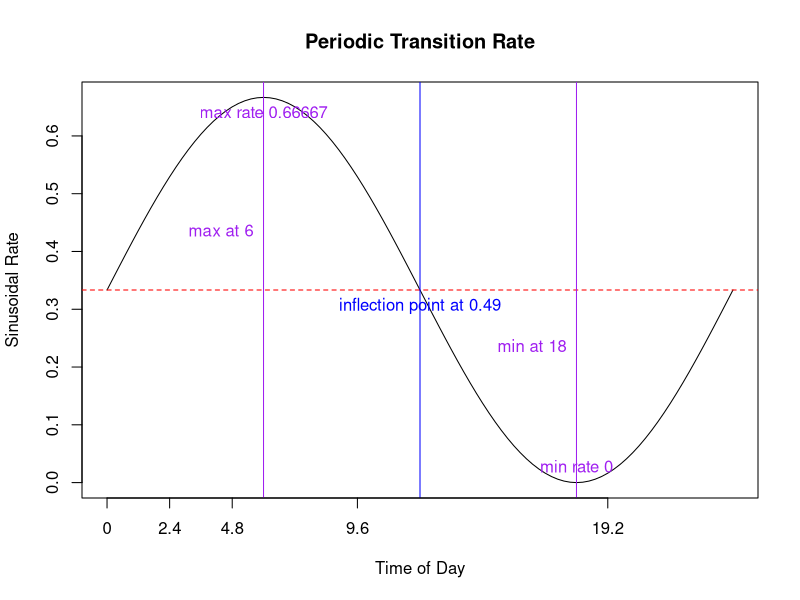

Source code (R): (Note: this script raises an error after producing the figure.)
rm(list=ls());gc()


# follows notation from "Mt/G/inf Queues with Sinuoidal Arrival Rates (Eick, Massey, Whitt 1993)
# parameterized in days (hence psi=1 as denominator in sin curve)
sinRate <- function(t,alpha,lambda,off=0){
  if(abs(alpha)>1){stop("alpha parameter must be |alpha| <= 1")}
  lambda + lambda*alpha*sin((2*pi*t-(off/24))/1)
}

oneDay = seq(from=0,to=1,by=0.01)

lambdaMean = 1/3
sinCurve = sinRate(t=oneDay,alpha = 1,lambda = lambdaMean,off = 0)

plot({
  sinCurve
},type="l",xaxt="n",xlab = "Time of Day",ylab = "Sinusoidal Rate",main = "Periodic Transition Rate")
abline(h = lambdaMean,lty = 2,col="red")
abline(v = which.max(sinCurve),col = "purple")
text(x = which.max(sinCurve),y = lambdaMean+0.1,labels = paste0("max at ",oneDay[which.max(sinCurve)]*24),pos = 2,col="purple")
text(x = which.max(sinCurve),y = max(sinCurve),labels = paste0("max rate ",round(max(sinCurve),5)),pos = 1, col = "purple")
abline(v = which.min(sinCurve),col = "purple")
text(x = which.min(sinCurve),y = lambdaMean-0.1,labels = paste0("min at ",oneDay[which.min(sinCurve)]*24),pos = 2,col="purple")
text(x = which.min(sinCurve),y = min(sinCurve),labels = paste0("min rate ",round(min(sinCurve),5)),pos = 3, col = "purple")

inflexPts = rle(sign(diff(diff(sinCurve))))$lengths
for(i in 2:length(inflexPts)){
  pt = mean(rle(sign(diff(diff(sinCurve))))$lengths[i-1] + 1)
  abline(v = pt,col = "blue")
  text(x = pt,y = lambdaMean,pos = 1,col = "blue",labels = paste0("inflection point at ",oneDay[rle(sign(diff(diff(sinCurve))))$lengths[i-1]]))
}

axis(side = 1,at = which(oneDay%%0.1==0) ,labels = oneDay[oneDay%%0.1==0] * 24)


# gammaMosquito: a mosquito whose time-to-event (waiting time) distributions follow the Gamma(N,rate) distribution to reduce variance
gammaMosquito <- function(N=5,alpha=1,off=0){

  states = vector(mode = "list",length = 100)
  times = vector(mode = "list",length = 100)
  duration = vector(mode = "list",length = 100)

  times[[1]] = 0
  states[[1]] = "B"

  i = 2
  while(states[[i-1]]!="D"){

    print(paste0("iteration: ",i, " tNow: ",times[[i-1]]))
    switch(EXPR = states[[i-1]],
           B = {

             # diurnal forcing
             tNow = (times[[i-1]] %% 1)

             # duration of time until next event
             tDur = rgamma(n = 1,shape = N,rate = sinRate(t = tNow,alpha = alpha,lambda = Btime,off = off)*N)
             duration[[i-1]] = tDur

             # time of next event
             times[[i]] = times[[i-1]] + tDur

             # choose next event
             # pDie = pgamma(q = tDur,shape = N,rate = g*N)
             # pDie = pexp(q = tDur, rate = -log(1-g)) # if i was exponentially distributed...
             # pDie = pgamma(q = tDur, shape = N, rate = (-log(1-g))*N) # ... but i'm a gamma
             pDie = g*tDur
             if(runif(1) < pDie){
               states[[i]] = "D"
             } else {
               states[[i]] = "R"
             }

           },
           R = {

             # diurnal forcing
             tNow = (times[[i-1]] %% 1)

             # duration of time until next event
             tDur = rgamma(n = 1,shape = N,rate = sinRate(t = tNow,alpha = alpha,lambda = Rtime,off = off)*N)
             duration[[i-1]] = tDur

             # time of next event
             times[[i]] = times[[i-1]] + tDur

             # choose next event
             # pDie = pgamma(q = tDur,shape = N,rate = g*N)
             # pDie = pexp(q = tDur, rate = -log(1-g)) # if i was exponentially distributed...
             # pDie = pgamma(q = tDur, shape = N, rate = (-log(1-g))*N) # ... but i'm a gamma
             pDie = g*tDur
             if(runif(1) < pDie){
               states[[i]] = "D"
             } else {
               states[[i]] = "O"
             }

           },
           O = {

             # diurnal forcing
             tNow = (times[[i-1]] %% 1)

             # duration of time until next event
             tDur = rgamma(n = 1,shape = N,rate = sinRate(t = tNow,alpha = alpha,lambda = Otime,off = off)*N)
             duration[[i-1]] = tDur

             # time of next event
             times[[i]] = times[[i-1]] + tDur

             # choose next event
             # pDie = pgamma(q = tDur,shape = N,rate = g*N)
             # pDie = pexp(q = tDur, rate = -log(1-g)) # if i was exponentially distributed...
             # pDie = pgamma(q = tDur, shape = N, rate = (-log(1-g))*N) # ... but i'm a gamma
             pDie = g*tDur
             if(runif(1) < pDie){
               states[[i]] = "D"
             } else {
               states[[i]] = "B"
             }

           },
           {stop(paste0("unrecognized state",states[[i-1]]))}
    )

    i = i+1
  }
  return(list(
    states=unlist(Filter(Negate(is.null),states)),
    times=unlist(Filter(Negate(is.null),times)),
    duration=unlist(Filter(Negate(is.null),duration))
  ))
}


Btime = 1/1
Rtime = 1/1
Otime = 1/1
g = 1/12

mosyOut = gammaMosquito(N = 1,alpha = 1,off = 0)
plotMosyOut(mosyOut)

cohort = parallel::mclapply(X = 1:1e4,FUN = function(x){gammaMosquito(N=1,alpha=1)})



avgLife = vapply(X = cohort,FUN = function(x){
  tail(x$times,1)
},FUN.VALUE = numeric(1),USE.NAMES = FALSE)
mean(avgLife)
median(avgLife)


# solveGamma <- function(p,shape,rate){
#   1 - exp(-integrate(f = function(s){
#     dgamma(x = s,shape = shape,rate = rate) / 1 - pgamma(q = s,shape = shape,rate = rate)
#   },lower = 0,upper = 1)) - p
# }
# 
# 1 - exp(-integrate(f = function(s,shape,rate){
#   dgamma(x = s,shape = shape,rate = rate) / 1 - pgamma(q = s,shape = shape,rate = rate)
# },lower = 0,upper = 1,shape=shape,rate=rate))
# 
# 
# 1 - exp(-integrate(f = function(s,rate){
#   dexp(x = s,rate = rate) / 1 - pexp(q = s,rate = rate)
# },lower = 0,upper = 1,rate=rate)$value)

###############################################################################
# Old Hazard Forcing
###############################################################################








t=seq(from=0,to=24*60,by=0.01)

hourGrain = 120
xHours = which(t %% hourGrain == 0)
plot({
  (sin((2*pi*t)/1440) + 1)
},type="l",ylim=c(0,2),ylab="Relative Activity Levels",xlab="Time of Day",main="Mosquito Diurnal Forcing",xaxt="n")
abline(h = 1,lty = 2)
axis(side = 1,at = xHours,labels = paste0(t[xHours]/60,":00"))


# t: tNow
# o: offset (in hours)
hazFunc <- function(t,avgRate,offset=-2,scaling=0.25){
  (sin((2*pi*(t-offset*60))/1440)*scaling + 1) * avgRate
}
hazCurve = hazFunc(t = t,avgRate = 1/3,offset = 0)
plot(hazCurve,type="l",ylim=c(0,2),ylab="Relative Activity Levels",xlab="Time of Day",main="Mosquito Diurnal Forcing",xaxt="n")
abline(h = 1,lty = 2)
axis(side = 1,at = xHours,labels = paste0(t[xHours]/60,":00"))


Btime = 1/3
Rtime = 1/3
Otime = 1/3
g = 1/12

exponentialMosquito <- function(o=0,scaling=0.25){

  states = vector(mode = "list",length = 100)
  times = vector(mode = "list",length = 100)
  duration = vector(mode = "list",length = 100)

  times[[1]] = 0
  states[[1]] = "B"

  i = 2
  while(states[[i-1]]!="D"){

    print(paste0("iteration: ",i, " tNow: ",times[[i-1]]))
    switch(EXPR = states[[i-1]],
           B = {

             # diurnal forcing
             tNow = (times[[i-1]] %% 1)*24*60

             # duration of time until next event
             tDur = rexp(n = 1,rate = hazFunc(t = tNow,avgRate = Btime,offset = o,scaling = scaling))
             duration[[i-1]] = tDur

             # time of next event
             times[[i]] = times[[i-1]] + tDur

             # choose next event
             pDie = g*tDur
             if(runif(1) < pDie){
               states[[i]] = "D"
             } else {
               states[[i]] = "R"
             }

           },
           R = {

             # diurnal forcing
             tNow = (times[[i-1]] %% 1)*24*60

             # duration of time until next event
             tDur = rexp(n = 1,rate = hazFunc(t = tNow,avgRate = Rtime,offset = o,scaling = scaling))
             duration[[i-1]] = tDur

             # time of next event
             times[[i]] = times[[i-1]] + tDur

             # choose next event
             pDie = g*tDur
             if(runif(1) < pDie){
               states[[i]] = "D"
             } else {
               states[[i]] = "O"
             }

           },
           O = {

             # diurnal forcing
             tNow = (times[[i-1]] %% 1)*24*60

             # duration of time until next event
             tDur = rexp(n = 1,rate = hazFunc(t = tNow,avgRate = Otime,offset = o,scaling = scaling))
             duration[[i-1]] = tDur

             # time of next event
             times[[i]] = times[[i-1]] + tDur

             # choose next event
             pDie = g*tDur
             if(runif(1) < pDie){
               states[[i]] = "D"
             } else {
               states[[i]] = "B"
             }

           },
           {stop(paste0("unrecognized state",states[[i-1]]))}
    )

    i = i+1
  }
  return(list(
      states=unlist(Filter(Negate(is.null),states)),
      times=unlist(Filter(Negate(is.null),times)),
      duration=unlist(Filter(Negate(is.null),duration))
    ))
}


out = exponentialMosquito()
plotMosyOut(out,Btime,Rtime,Otime)


plotMosyOut = function(out,Btime,Rtime,Otime,scaling=0.25,o=0){

  tMax = ceiling(max(out$times))
  tSeq = seq(from=0,to=tMax*24*60,by=0.1)

  daySeq = vapply(X = 0:(tMax-1),FUN = function(x){x*24*60},FUN.VALUE = numeric(1),USE.NAMES = FALSE)

  # plot the diurnal forcing used
  hourGrain = 60*12
  xHours = which(tSeq %% hourGrain == 0)
  hazCurveB = hazFunc(t = tSeq,avgRate = Btime,offset = o,scaling = scaling)
  plot(x=tSeq,y=hazCurveB,type="l",ylim=c(0,2),ylab="Relative Activity Levels",xlab="Time of Day",main="Mosquito Diurnal Forcing",xaxt="n",col="red")
  abline(h = Btime,lty = 2,col="red")
  hazCurveR = hazFunc(t = tSeq,avgRate = Rtime,offset = o,scaling = scaling)
  lines(x=tSeq,y = hazCurveR,col="blue")
  abline(h = Rtime,lty =2,col="blue")
  hazCurveO = hazFunc(t = tSeq,avgRate = Otime,offset = o,scaling = scaling)
  lines(x=tSeq,y = hazCurveO,col="purple")
  abline(h=Otime,lty=2,col="purple")
  hourLabel = (tSeq[xHours]/60) %% 24
  dayLabel = paste0("Day",0:(tMax-1))
  axis(side = 1,at = tSeq[xHours],labels = paste0(hourLabel,":00"))
  text(x = daySeq,y=0.01,labels = dayLabel)

  # plot the mosquito time series
  pointsX = out$times*24*60
  pointsY = vector(mode = "numeric",length = length(pointsX))
  for(i in 1:length(pointsY)){
    pointsY[i] = switch(EXPR = out$states[i],
                          B = {
                              hazFunc(t = pointsX[i],avgRate = Btime,offset = o,scaling = scaling)
                            },
                          R = {
                              hazFunc(t = pointsX[i],avgRate = Rtime,offset = o,scaling = scaling)
                            },
                          O = {
                              hazFunc(t = pointsX[i],avgRate = Otime,offset = o,scaling = scaling)
                            },
                          D = {hazFunc(t = pointsX[i],avgRate = Otime,offset = o,scaling = scaling)}
                        )
  }

  # pointsY = hazFunc(t = pointsX,o = 0)
  pointsType = vapply(X = out$states,FUN = function(x){
      switch(x,
             B = 15,
             R = 16,
             O = 17,
             D = 18
       )
    },FUN.VALUE = numeric(1),USE.NAMES = FALSE)
  pointsCol = vapply(X = out$states,FUN = function(x){
    switch(x,
           B = "red",
           R = "blue",
           O = "purple",
           D = "darkgreen"
    )
  },FUN.VALUE = character(1),USE.NAMES = FALSE)
  points(pointsX,pointsY,pch=pointsType,col=pointsCol,cex=1.05)

}


cohort = parallel::mclapply(X = 1:1e4,FUN = function(x,o){exponentialMosquito(o=o)},o=0)



avgLife = vapply(X = cohort,FUN = function(x){
  tail(x$times,1)
},FUN.VALUE = numeric(1),USE.NAMES = FALSE)
avgLife = mean(avgLife); avgLife

ptsX = unlist(lapply(X = cohort,FUN = function(x){x$times}))
ptsY = hazFunc(t = ptsX*60*24,o = 0)
sum(ptsY>=1) / length(ptsY)
sum(ptsY<1) / length(ptsY)

plotMosyPopOut = function(cohort,o=0){

  tMax = vapply(X = cohort,FUN = function(x){
    tail(x$times,1)
  },FUN.VALUE = numeric(1),USE.NAMES = FALSE)
  tMax = ceiling(max(tMax))

  tSeq = seq(from=0,to=tMax*24*60,by=0.1)

  daySeq = vapply(X = 0:(tMax-1),FUN = function(x){x*24*60},FUN.VALUE = numeric(1),USE.NAMES = FALSE)

  # plot the diurnal forcing used
  hourGrain = 60*12
  xHours = which(tSeq %% hourGrain == 0)
  hazCurve = hazFunc(t = tSeq,o = o)
  plot(x=tSeq,y=hazCurve,type="l",ylim=c(0,2),ylab="Relative Activity Levels",xlab="Time of Day",main="Mosquito Diurnal Forcing",xaxt="n")
  abline(h = 1,lty = 2)
  hourLabel = (tSeq[xHours]/60) %% 24
  dayLabel = paste0("Day",0:(tMax-1))
  axis(side = 1,at = tSeq[xHours],labels = paste0(hourLabel,":00"))
  text(x = daySeq,y=0.01,labels = dayLabel)


  for(i in 1:length(cohort)){
    # plot the mosquito time series
    pointsX = cohort[[i]]$times*24*60
    pointsY = hazFunc(t = pointsX,o = 0)
    pointsType = vapply(X = cohort[[i]]$states,FUN = function(x){
      switch(x,
             B = 15,
             R = 16,
             O = 17,
             D = 18
      )
    },FUN.VALUE = numeric(1),USE.NAMES = FALSE)
    pointsCol = vapply(X = cohort[[i]]$states,FUN = function(x){
      switch(x,
             B = "red",
             R = "blue",
             O = "purple",
             D = "darkgreen"
      )
    },FUN.VALUE = character(1),USE.NAMES = FALSE)
    points(pointsX,pointsY,pch=pointsType,col=pointsCol,cex=1.05)
  }

}

plotMosyPopOut(cohort)





gammaMosquito <- function(N=5,o=0){

  states = vector(mode = "list",length = 100)
  times = vector(mode = "list",length = 100)
  duration = vector(mode = "list",length = 100)

  times[[1]] = 0
  states[[1]] = "B"

  i = 2
  while(states[[i-1]]!="D"){

    print(paste0("iteration: ",i, " tNow: ",times[[i-1]]))
    switch(EXPR = states[[i-1]],
           B = {

             # diurnal forcing
             tNow = (times[[i-1]] %% 1)*24*60
             force = hazFunc(t=tNow,o = o)

             # duration of time until next event
             tDur = rgamma(n = 1,shape = N,rate = Btime*force*N)
             duration[[i-1]] = tDur

             # time of next event
             times[[i]] = times[[i-1]] + tDur

             # choose next event
             pDie = g*tDur
             if(runif(1) < pDie){
               states[[i]] = "D"
             } else {
               states[[i]] = "R"
             }

           },
           R = {

             # diurnal forcing
             tNow = (times[[i-1]] %% 1)*24*60
             force = hazFunc(t=tNow,o = o)

             # duration of time until next event
             tDur = rgamma(n = 1,shape = N,rate = Rtime*force*N)
             duration[[i-1]] = tDur

             # time of next event
             times[[i]] = times[[i-1]] + tDur

             # choose next event
             pDie = g*tDur
             if(runif(1) < pDie){
               states[[i]] = "D"
             } else {
               states[[i]] = "O"
             }

           },
           O = {

             # diurnal forcing
             tNow = (times[[i-1]] %% 1)*24*60
             force = hazFunc(t=tNow,o = o)

             # duration of time until next event
             tDur = rgamma(n = 1,shape = N,rate = Otime*force*N)
             duration[[i-1]] = tDur

             # time of next event
             times[[i]] = times[[i-1]] + tDur

             # choose next event
             pDie = g*tDur
             if(runif(1) < pDie){
               states[[i]] = "D"
             } else {
               states[[i]] = "B"
             }

           },
           {stop(paste0("unrecognized state",states[[i-1]]))}
    )

    i = i+1
  }
  return(list(
    states=unlist(Filter(Negate(is.null),states)),
    times=unlist(Filter(Negate(is.null),times)),
    duration=unlist(Filter(Negate(is.null),duration))
  ))
}


cohort = parallel::mclapply(X = 1:100,FUN = function(x,N,o){gammaMosquito(N=N,o=o)},o=0,N=12)

plotMosyPopOut(cohort = cohort)



out = gammaMosquito(N = 64,o = 0)
plotMosyOut(out)
